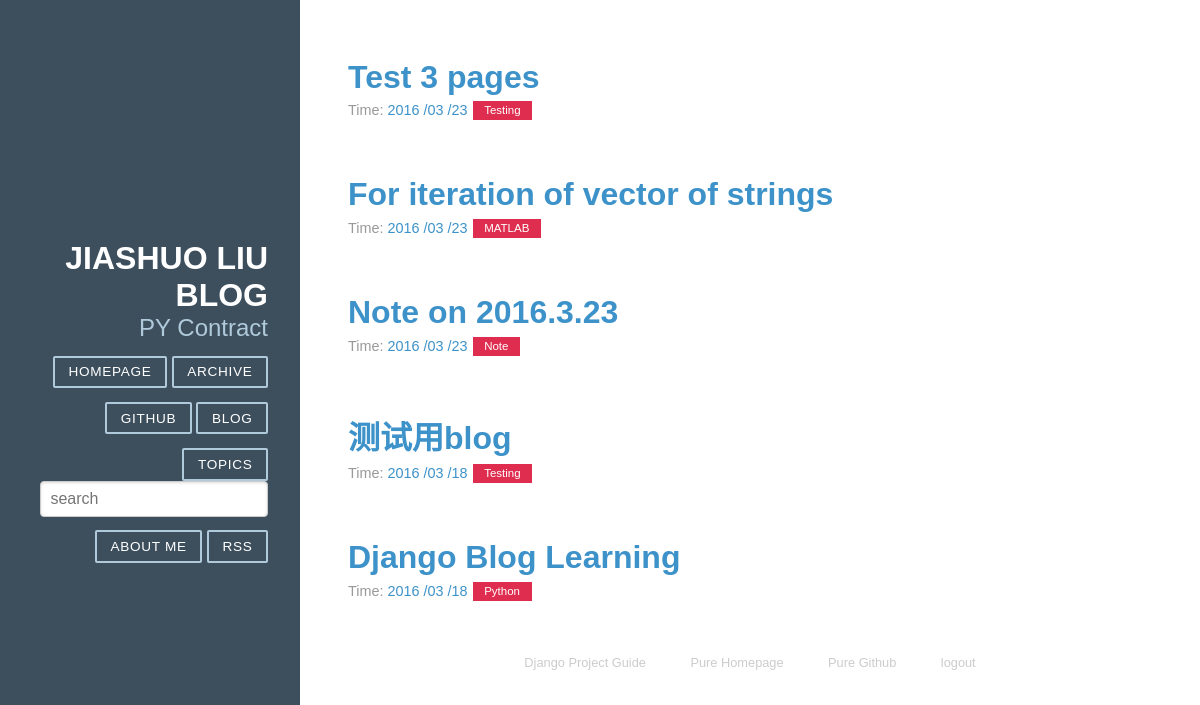
Screenshot of /archives/ (signed in) with the database file from the repository.
### article/models.py (models this page shows, shortened)
class Article(models.Model):
    title = models.CharField(max_length=100)
    category = models.CharField(max_length=50, blank=True)
    date_time = models.DateTimeField(auto_now_add=True)
    content = models.TextField(blank=True, null=True)
    class Meta:
        ordering = ['-date_time']

### article/views.py (the view)
# urls.py: url(r'^archives/$', views.archives, name='archives'),
@login_required
def archives(request):
    try:
        post_list = Article.objects.all()
    except Article.DoesNotExist:
        raise Http404
    return render(request, 'archives.html', {'post_list':post_list, 'error':False})

### templates/archives.html
{% extends "base.html" %}
{% block content %}
<div class="posts">
    {% if error %}
        <h2 class="post-title">No related article title</h2>
    {% else %}
    {% for post in post_list %}
        <section class="post">
            <header class="post-header">
                <h2 class="post-title"><a href="{% url 'detail' idx=post.id %}">{{ post.title }}</a></h2>
                <p class="post-meta">
                    Time: <a class="post-author" href="#">{{ post.date_time|date:"Y /m /d" }}</a> <a class="post-category post-category-js" href="{% url 'search_tag' tag=post.category %}">{{ post.category }}</a>
                </p>
            </header>
        </section>
    {% endfor %}
    {% endif %}
</div>
{% endblock %}

### article/static/css/pure-min.css (style rules this page uses)
article,aside,details,figcaption,figure,footer,header,hgroup,main,nav,section,summary { display:block }
html { font-size:100%;-ms-text-size-adjust:100%;-webkit-text-size-adjust:100% }
html,button,input,select,textarea { font-family:sans-serif }
body { margin:0 }
h2 { font-size:1.5em;margin:.83em 0 }
p,pre { margin:1em 0 }

### article/static/css/blog.css (style rules this page uses)
* { -webkit-box-sizing: border-box; -moz-box-sizing: border-box; box-sizing: border-box; }
a { text-decoration: none; color: rgb(61, 146, 201); }
.post { padding-bottom: 2em; }
.post-title { font-size: 2em; color: #222; margin-bottom: 0.2em; }
.post-meta { color: #999; font-size: 90%; margin: 0; }
.post-category { margin: 0 0.1em; padding: 0.3em 1em; color: #fff; background: #999; font-size: 80%; }
.post-category-js { background: #df2d4f; }

### rows the page displays
Article: title "Test 3 pages", date_time "2016 /03 /23", category "Testing"
Article: title "For iteration of vector of strings", date_time "2016 /03 /23", category "MATLAB"
Article: title "Note on 2016.3.23", date_time "2016 /03 /23", category "Note"
Article: title "测试用blog", date_time "2016 /03 /18", category "Testing"
Article: title "Django Blog Learning", date_time "2016 /03 /18", category "Python"
